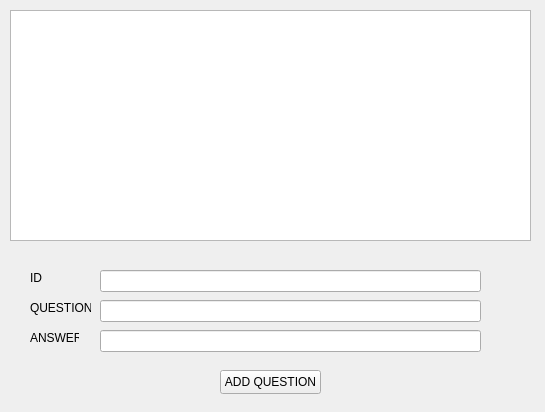
<?xml version="1.0" encoding="UTF-8"?>
<ui version="4.0">
 <class>quizz</class>
 <widget class="QWidget" name="quizz">
  <property name="geometry">
   <rect>
    <x>0</x>
    <y>0</y>
    <width>545</width>
    <height>412</height>
   </rect>
  </property>
  <property name="windowTitle">
   <string>quizz</string>
  </property>
  <widget class="QListWidget" name="listWidget">
   <property name="geometry">
    <rect>
     <x>10</x>
     <y>10</y>
     <width>521</width>
     <height>231</height>
    </rect>
   </property>
  </widget>
  <widget class="QLabel" name="label">
   <property name="geometry">
    <rect>
     <x>30</x>
     <y>270</y>
     <width>49</width>
     <height>16</height>
    </rect>
   </property>
   <property name="text">
    <string>ID</string>
   </property>
  </widget>
  <widget class="QLabel" name="label_2">
   <property name="geometry">
    <rect>
     <x>30</x>
     <y>300</y>
     <width>61</width>
     <height>16</height>
    </rect>
   </property>
   <property name="text">
    <string>QUESTION</string>
   </property>
  </widget>
  <widget class="QLabel" name="label_3">
   <property name="geometry">
    <rect>
     <x>30</x>
     <y>330</y>
     <width>49</width>
     <height>16</height>
    </rect>
   </property>
   <property name="text">
    <string>ANSWER</string>
   </property>
  </widget>
  <widget class="QLineEdit" name="IDlineEdit">
   <property name="geometry">
    <rect>
     <x>100</x>
     <y>270</y>
     <width>381</width>
     <height>22</height>
    </rect>
   </property>
  </widget>
  <widget class="QLineEdit" name="QlineEdit_2">
   <property name="geometry">
    <rect>
     <x>100</x>
     <y>300</y>
     <width>381</width>
     <height>22</height>
    </rect>
   </property>
  </widget>
  <widget class="QLineEdit" name="ANSlineEdit_3">
   <property name="geometry">
    <rect>
     <x>100</x>
     <y>330</y>
     <width>381</width>
     <height>22</height>
    </rect>
   </property>
  </widget>
  <widget class="QPushButton" name="AddQButton">
   <property name="geometry">
    <rect>
     <x>220</x>
     <y>370</y>
     <width>101</width>
     <height>24</height>
    </rect>
   </property>
   <property name="text">
    <string>ADD QUESTION</string>
   </property>
  </widget>
 </widget>
 <resources/>
 <connections/>
</ui>
